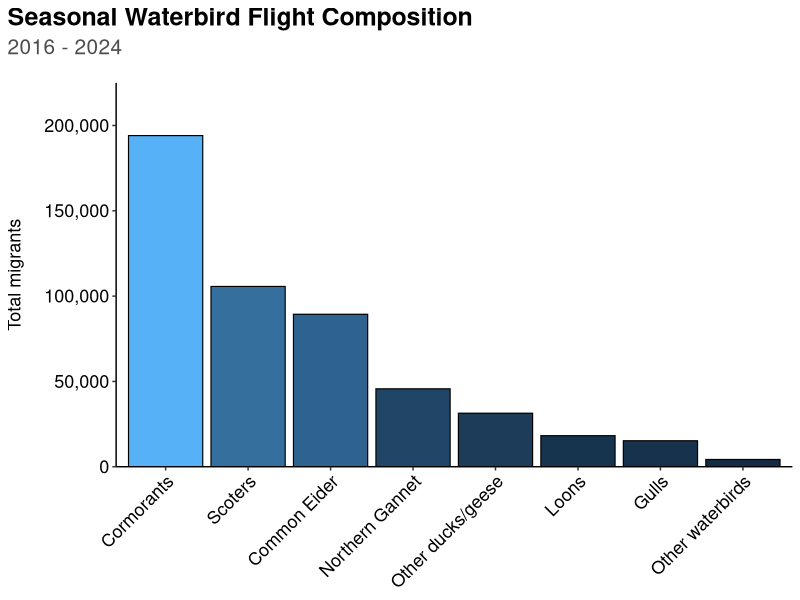

This figure's R source:
#------------------------------------------------#
####           Packages and Source            ####
#------------------------------------------------#

## Packages
library(tidyverse)
library(lubridate)
library(scales)




#------------------------------------------------#
####           Read and clean data            ####
#------------------------------------------------#

## Read, fix some formatting/groups, and calculate stats
sp.groups <- read.csv("outputs/species_groupings.csv")

flightcomp <- tibble(read.csv("outputs/species_totals.csv")) %>% 
  left_join(., sp.groups, by = "species") %>% 
  select(-X) %>% 
  mutate(grouping = str_replace(grouping, "Alcids", "Other waterbirds"),
         grouping = str_replace(grouping, "Grebes", "Other waterbirds"),
         grouping = str_replace(grouping, "Raptors", "Other waterbirds"),
         grouping = str_replace(grouping, "Waterbird sp.", "Other waterbirds"),
         grouping = str_replace(grouping, "Herons", "Other waterbirds"),
         grouping = str_replace(grouping, "Jaegers", "Other waterbirds"),
         grouping = str_replace(grouping, "Shearwaters", "Other waterbirds"),
         grouping = str_replace(grouping, "Storm-Petrels", "Other waterbirds"),
         grouping = str_replace(grouping, "Shorebirds", "Other waterbirds"),
         grouping = str_replace(grouping, "Other ducks and geese", "Other ducks/geese"),
         grouping = str_replace(grouping, "Larids", "Gulls")) %>% 
  group_by(grouping) %>% 
  summarise(total = sum(total.indiv)) %>% 
  arrange(-total) %>% 
  filter(row_number() < 9) %>% 
  mutate(percent = 100*(total/sum(total)),
         grouping = factor(grouping, levels = c("Cormorants", "Scoters", "Common Eider",
                                                "Northern Gannet", "Other ducks/geese",
                                                "Loons", "Gulls", "Other waterbirds")))


## Write csv
# write.csv(flightcomp, "outputs/sea_watch_flight_composition.csv", row.names = F)


## Plot
flightcomp %>% 
  ggplot(aes(x = grouping, y = total, fill = total)) +
  geom_bar(stat = "identity", color = "black", linewidth = 0.4) +
  scale_y_continuous(labels = comma, expand = c(0,0), limits = c(0, 225000)) +
  labs(y = "Total migrants", x = NULL, title = "Seasonal Waterbird Flight Composition",
       subtitle = "2016 - 2024") +
  theme_classic() +
  theme(plot.title.position = "plot",
        plot.title = element_text(face = "bold", size = 18),
        plot.subtitle = element_text(color = "gray30", size = 15, margin = margin(0, 0, 0.6, 0, "cm")),
        axis.text = element_text(color = "black", size = 13),
        axis.text.x = element_text(angle = 45, hjust = 1),
        axis.title = element_text(size = 13),
        axis.title.y = element_text(margin = margin(0, 0.5, 0, 0, "cm")),
        legend.position = "none")


## Save plot
# ggsave("outputs/flight_composition_figure_2025.png", dpi = 700, height = 5.5, width = 8)




